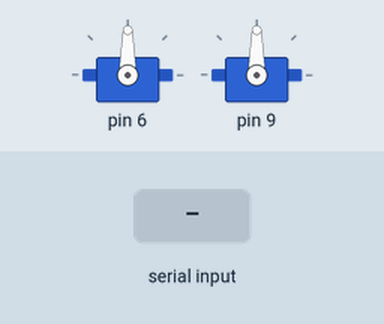
A sketch run on a simulated Arduino Uno, built with avr-gcc and run on an emulated ATmega328P. Shown: 2 × servo. The inputs (shaded band) are chosen by the test bench.

Above: at 1.2 s.
1.3 s: "SigueLineas" received over the second serial link
At 3.07 s:
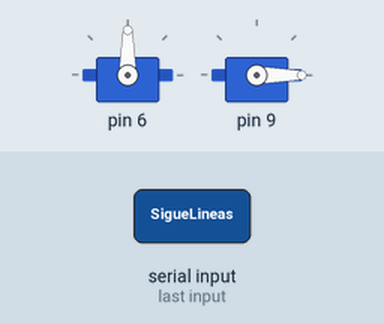
4.3 s: "U" received over the second serial link
At 5.3 s:
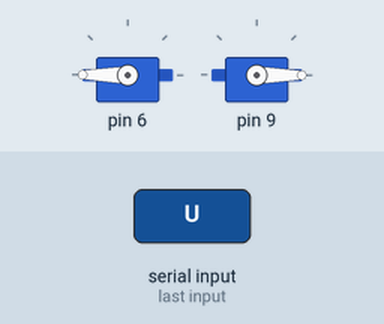
6.3 s: "D" received over the second serial link
At 6.9 s:
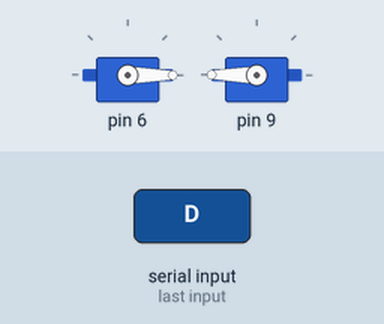
7.8 s: "S" received over the second serial link
At 9.0 s:
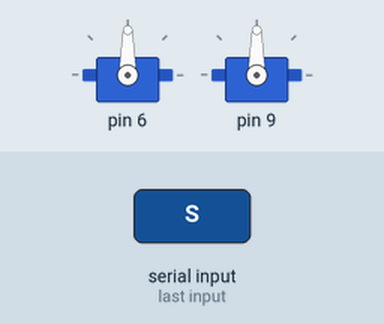
9.3 s: "D" received over the second serial link
At 10.4 s:
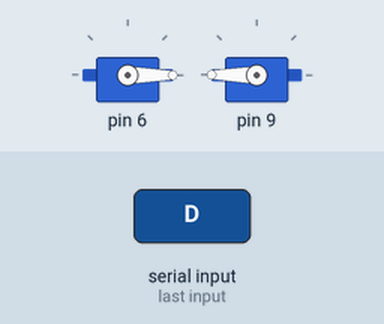
10.8 s: "R" received over the second serial link
At 11.5 s:
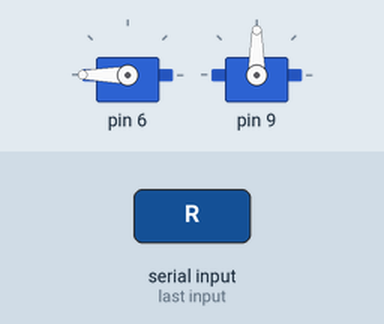
Timing chart, 0 to 13.3 s (numbered marks = the images above; inputs shaded):
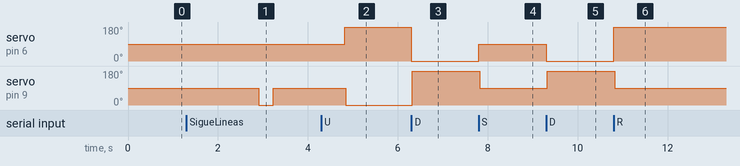

The sketch:

bluetooth-capgros.ino
```cpp
#include <Servo.h>

Servo servos[13];
#include <SoftwareSerial.h>

/***   Global variables   ***/
int Inicializacion=1;
String MODO_Control="Manual";SoftwareSerial blueToothSerial(0,1);

/***   Function declaration   ***/
void Avanza ();
void Stop ();
void GiraIzquierda ();
void Retrocede ();
void GiraDerecha ();
void Sigue_Lineas ();
// Equivalencia en Ascii de los comandos enviados por Robopad:
// 'S' = 83
// 'U' = 85
// D = 68
// 'L' = 76
// 'R' = 82
// 'M' = 77
// 'I' = 73
void Ejecuta_instruccion (int dato);

void setup()
{
  servos[6].attach(6);

  servos[9].attach(9);


  pinMode(0,INPUT);
  pinMode(1, OUTPUT);
  blueToothSerial.begin(38400);
  blueToothSerial.flush();

  pinMode( 2 , INPUT);

  pinMode( 3 , INPUT);

}


void loop()
{
  // Nada más conectar el PrintBot le diremos que se detengan los servomotores. Ésto lo hará sólo al principio.
  if (Inicializacion == 1) {
    Stop();
    Inicializacion=0;
   }else {
    if (blueToothSerial.available()>0){
      int lectura=blueToothSerial.read();
      Ejecuta_instruccion(lectura);

    }
    if (MODO_Control == "SigueLineas") {
      Sigue_Lineas();
     }
   }

}

/***   Function definition   ***/
void Avanza () {
  servos[6].write(180);
  delay(10);
  servos[9].write(0);
  delay(10);
 }
void Stop () {
  servos[6].write(90);
  delay(10);
  servos[9].write(90);
  delay(10);
 }
void GiraIzquierda () {
  servos[6].write(90);
  delay(10);
  servos[9].write(0);
  delay(10);
 }
void Retrocede () {
  servos[6].write(0);
  delay(10);
  servos[9].write(180);
  delay(10);
 }
void GiraDerecha () {
  servos[6].write(180);
  delay(10);
  servos[9].write(90);
  delay(10);
 }
void Sigue_Lineas () {
  int ir_derecho=digitalRead(2);
  int ir_izquierdo=digitalRead(3);
  int NEGRO=0;
  if (ir_izquierdo == NEGRO) {
    servos[6].write(180);
    delay(10);
   }else {
    servos[6].write(90);
    delay(10);
   }
  if (ir_derecho == NEGRO) {
    servos[9].write(0);
    delay(10);
   }else {
    servos[9].write(90);
    delay(10);
   }
 }
// Equivalencia en Ascii de los comandos enviados por Robopad:
// 'S' = 83
// 'U' = 85
// D = 68
// 'L' = 76
// 'R' = 82
// 'M' = 77
// 'I' = 73
void Ejecuta_instruccion (int dato) {
  switch (dato)
  {
    case 83:
    {
      Stop();
      break;
    }
    case 85:
    {
      Avanza();
      break;
    }
    case 68:
    {
      Retrocede();
      break;
    }
    case 76:
    {
      GiraIzquierda();
      break;
    }
    case 82:
    {
      GiraDerecha();
      break;
    }
    case 77:
    {
      MODO_Control="Manual";
      Stop();
      break;
    }
    case 73:
    {
      MODO_Control="SigueLineas";
      break;
    }
    default:
    {
      Stop();
    }
  }
  delay(300);
 }
```

Measured:
- after the input at 1.3 s, servo on pin 9: 90° → 0° after 1.6 s, → 90° 0.32 s later
- after the input at 4.3 s, servo on pin 6: 90° → 180° after 0.52 s; servo on pin 9: 90° → 0° after 0.54 s
- after the input at 6.3 s, servo on pin 6: 180° → 0° at once; servo on pin 9: 0° → 180° at once
- after the input at 7.8 s, servo on pin 6: 0° → 90° at once; servo on pin 9: 180° → 90° at once
- after the input at 9.3 s, servo on pin 6: 90° → 0° at once; servo on pin 9: 90° → 180° at once
- after the input at 10.8 s, servo on pin 6: 0° → 180° at once; servo on pin 9: 180° → 90° at once
